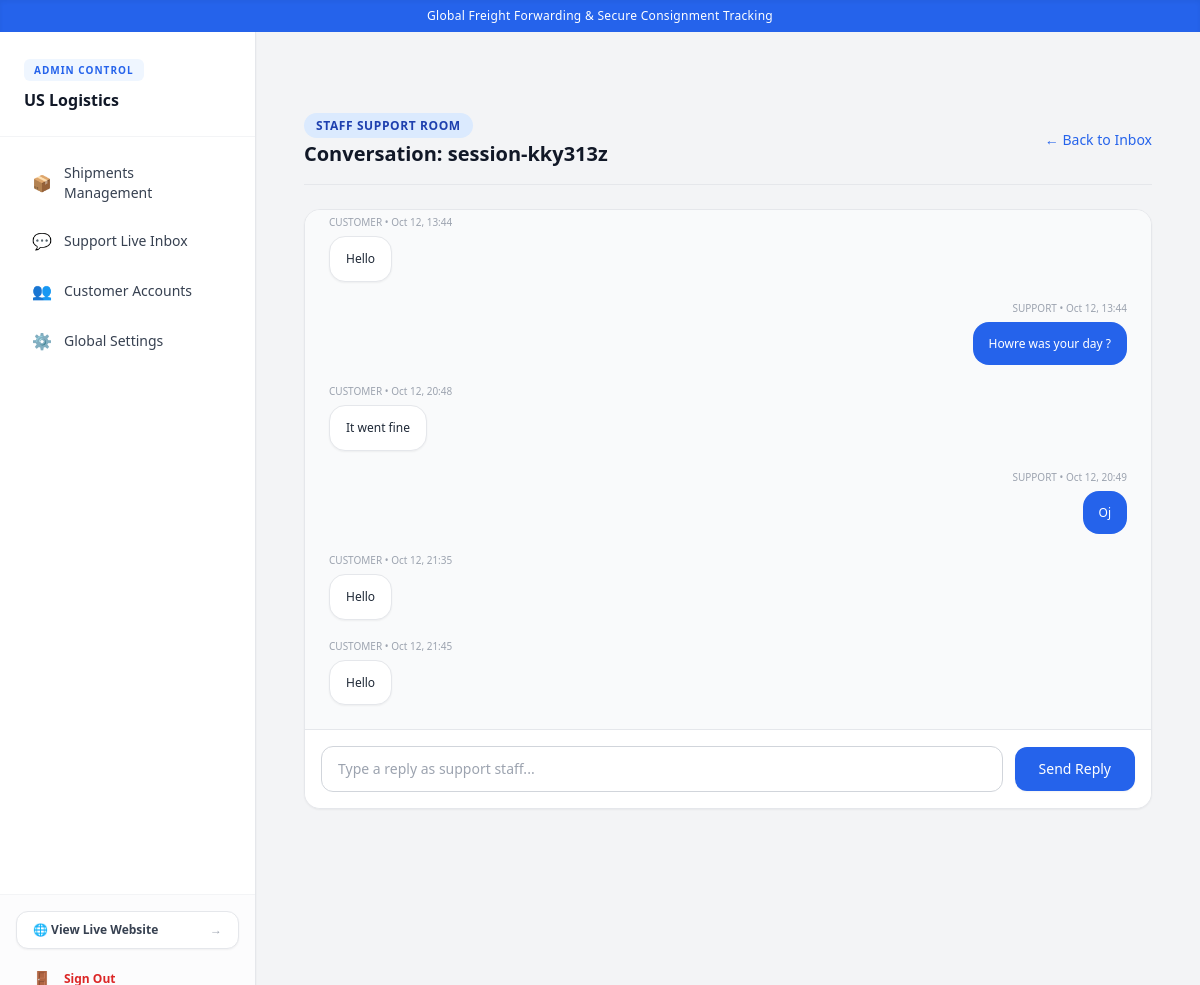
The app's page /support/dashboard/chat/session-kky313z/ (signed in) with its own data.
### core/models.py (models this page shows, shortened)
class AppVariable(models.Model):
    key = models.CharField(max_length=100, unique=True)
    value = models.TextField(blank=True)
    description = models.CharField(max_length=255, blank=True)

### support/models.py (models this page shows, shortened)
class ChatConversation(models.Model):
    conversation_id = models.CharField(max_length=100, unique=True)
    customer = models.ForeignKey(
        settings.AUTH_USER_MODEL,
        on_delete=models.SET_NULL,
        null=True,
        blank=True,
        related_name='support_conversations'
    )
    created_at = models.DateTimeField(auto_now_add=True)
    updated_at = models.DateTimeField(auto_now=True)

class ChatMessage(models.Model):
    SENDER_TYPES = [
        ('CUSTOMER', 'Customer'),
        ('SUPPORT', 'Support Staff'),
    ]
    conversation = models.ForeignKey(
        ChatConversation,
        on_delete=models.CASCADE,
        related_name='messages'
    )
    sender = models.ForeignKey(
        settings.AUTH_USER_MODEL,
        on_delete=models.SET_NULL,
        null=True,
        blank=True
    )
    sender_type = models.CharField(max_length=20, choices=SENDER_TYPES, default='CUSTOMER')
    message = models.TextField()
    timestamp = models.DateTimeField(auto_now_add=True)
    class Meta:
        ordering = ['timestamp']

### support/views.py (the view)
# urls.py: path('dashboard/chat/<str:conversation_id>/', AdminChatRoomView.as_view(), name='admin_chat_room'),
class AdminChatRoomView(StaffRequiredMixin, DetailView):
    model = ChatConversation
    template_name = 'support/chat_room.html'
    context_object_name = 'conversation'
    slug_field = 'conversation_id'
    slug_url_kwarg = 'conversation_id'

### core/context_processors.py (called while the page is built)
def app_variables(request):
    try:
        vars_dict = {var.key: var.value for var in AppVariable.objects.all()}
    except Exception:
        vars_dict = {}
    return {'app_vars': vars_dict}

### core/mixins.py (called while the page is built)
    def test_func(self):
        return self.request.user.is_authenticated and (self.request.user.is_staff or self.request.user.is_superuser)

### templates/support/chat_room.html (shortened to what this page needs)
{% extends 'base_admin.html' %}
{% block admin_content  %}
<div class="max-w-4xl mx-auto px-4 py-12">
    <div class="mb-6 flex justify-between items-center border-b pb-4">
        <div>
            <span class="bg-blue-100 text-blue-800 text-xs font-semibold px-3 py-1 rounded-full uppercase tracking-wider">Staff Support Room</span>
            <h1 class="text-xl font-bold text-gray-900 mt-1">Conversation: {{ conversation.conversation_id }}</h1>
        </div>
        <a href="{% url 'admin_support_inbox' %}" class="text-sm font-medium text-blue-600 hover:underline">&larr; Back to Inbox</a>
    </div>
    <div class="bg-white shadow-sm rounded-2xl border border-gray-200 overflow-hidden flex flex-col h-[600px]">
        <div id="staff-chat-messages" class="flex-1 p-6 overflow-y-auto space-y-4 bg-gray-50 text-sm">
            {% for msg in conversation.messages.all %}
                <div class="flex flex-col {% if msg.sender_type == 'SUPPORT' or msg.sender_type == 'ADMIN' %}items-end{% else %}items-start{% endif %}">
                    <span class="text-[10px] text-gray-400 mb-1">{{ msg.sender_type }} • {{ msg.timestamp|date:"M d, H:i" }}</span>
                    <div class="max-w-[75%] px-4 py-3 rounded-2xl text-xs leading-relaxed {% if msg.sender_type == 'SUPPORT' or msg.sender_type == 'ADMIN' %}bg-blue-600 text-white{% else %}bg-white text-gray-800 border border-gray-200 shadow-sm{% endif %}">
                        {{ msg.message }}
                    </div>
                </div>
            {% empty %}
                <p class="text-center text-xs text-gray-400 py-8">No messages in this conversation yet.</p>
            {% endfor %}
        </div>
        <div class="p-4 bg-white border-t border-gray-200 flex items-center space-x-3">
            <input id="staff-chat-input" type="text" placeholder="Type a reply as support staff..." class="flex-1 border border-gray-300 rounded-xl px-4 py-3 text-sm focus:outline-none focus:ring-2 focus:ring-blue-500">
            <button id="staff-chat-send" class="bg-blue-600 hover:bg-blue-700 text-white px-6 py-3 rounded-xl text-sm font-medium transition shadow-sm">
                Send Reply
            </button>
        </div>
    </div>
</div>
{% endblock %}

### templates/base_admin.html (shortened to what this page needs)
<!DOCTYPE html>
<html lang="en">
<head>
    <script src="https://cdn.tailwindcss.com"></script>
    <link rel="stylesheet" href="https://unpkg.com/leaflet@1.9.4/dist/leaflet.css" />
</head>
<body class="bg-gray-100 text-gray-800 flex flex-col min-h-screen font-sans antialiased">
    {% if app_vars.SITE_TAGLINE %}
    <div class="bg-blue-600 text-white text-xs py-2 px-4 text-center font-medium tracking-wide shadow-inner">
        {{ app_vars.SITE_TAGLINE }}
    </div>
    {% endif %}
    <div class="min-h-screen flex flex-1">
        <aside class="w-64 bg-white border-r border-gray-200 hidden md:flex flex-col flex-shrink-0 shadow-sm">
            <div class="p-6 border-b border-gray-100">
                <span class="text-[10px] font-bold text-blue-600 uppercase tracking-widest bg-blue-50 px-2.5 py-1 rounded-md">Admin Control</span>
                <h2 class="text-base font-bold text-gray-900 mt-2 truncate">{{ app_vars.SITE_NAME|default:"Operations Hub" }}</h2>
            </div>
            <nav class="p-4 space-y-1.5 text-sm font-medium flex-1">
                <a href="{% url 'admin_shipment_list' %}" class="flex items-center px-4 py-2.5 rounded-xl text-gray-700 hover:bg-blue-50 hover:text-blue-600 transition">
                    <span class="mr-3 text-base">📦</span> Shipments Management
                </a>
                <a href="{% url 'admin_support_inbox' %}" class="flex items-center px-4 py-2.5 rounded-xl text-gray-700 hover:bg-blue-50 hover:text-blue-600 transition">
                    <span class="mr-3 text-base">💬</span> Support Live Inbox
                </a>
                <a href="{% url 'admin_customer_list' %}" class="flex items-center px-4 py-2.5 rounded-xl text-gray-700 hover:bg-blue-50 hover:text-blue-600 transition">
                    <span class="mr-3 text-base">👥</span> Customer Accounts
                </a>
                <a href="{% url 'admin_app_variables' %}" class="flex items-center px-4 py-2.5 rounded-xl text-gray-700 hover:bg-blue-50 hover:text-blue-600 transition">
                    <span class="mr-3 text-base">⚙️</span> Global Settings
                </a>
            </nav>
            <div class="p-4 border-t border-gray-100 space-y-2 bg-gray-50/50">
                <a href="{% url 'home' %}" target="_blank" class="flex items-center justify-between px-4 py-2.5 rounded-xl bg-white border border-gray-200 text-xs font-semibold text-gray-700 hover:bg-blue-600 hover:text-white hover:border-blue-600 transition shadow-sm group">
                    <span>🌐 View Live Website</span>
                    <span class="text-gray-400 group-hover:text-white">&rarr;</span>
                </a>
                <form action="{% url 'logout' %}" method="post" class="block w-full">
                    <button type="submit" class="w-full flex items-center px-4 py-2.5 rounded-xl text-xs font-semibold text-red-600 hover:bg-red-50 transition text-left">
                        <span class="mr-3 text-base">🚪</span> Sign Out
                    </button>
                </form>
            </div>
        </aside>
        <main class="flex-1 p-8 overflow-y-auto">
            {% block admin_content %}{% endblock %}
        </main>
    </div>
</body>
</html>

### records on screen
AppVariable: SITE_TAGLINE "Global Freight Forwarding & Secure Consignment Tracking"
AppVariable: SITE_NAME "US Logistics"
ChatConversation: conversation_id "session-kky313z"
ChatMessage: sender_type "CUSTOMER", timestamp "Oct 12, 13:44", message "Hello"
ChatMessage: sender_type "SUPPORT", timestamp "Oct 12, 13:44", message "Howre was your day ?"
ChatMessage: sender_type "CUSTOMER", timestamp "Oct 12, 20:48", message "It went fine"
ChatMessage: sender_type "SUPPORT", timestamp "Oct 12, 20:49", message "Oj"
ChatMessage: sender_type "CUSTOMER", timestamp "Oct 12, 21:35", message "Hello"
ChatMessage: sender_type "CUSTOMER", timestamp "Oct 12, 21:45", message "Hello"
